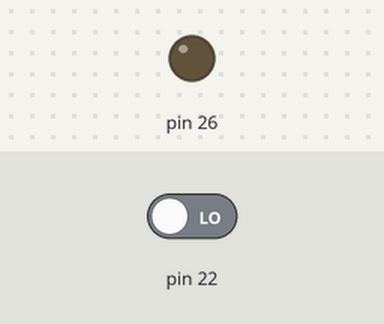
Recording of a sketch running on a simulated Arduino Mega 2560, built with avr-gcc and run on an emulated ATmega2560. Parts: output pins drawn as LEDs (lit = HIGH). Dashed ring = blinking. Inputs (shaded band) come from the test bench; at power-on: pin 22 LOW.

Above: at 1.2 s.
1.3 s: pin 22 driven HIGH
At 4.2 s:
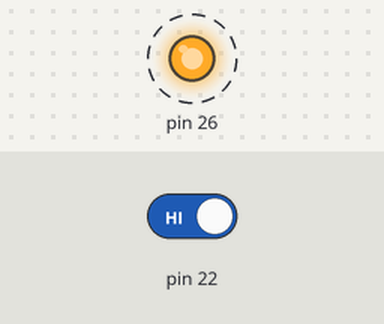
4.3 s: pin 22 driven LOW
At 5.1 s:
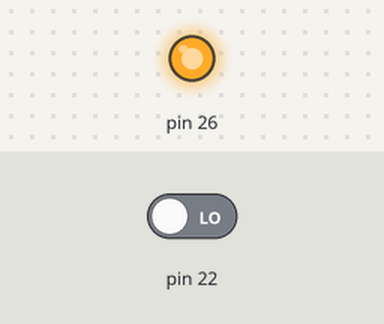
Timing chart, 0 to 7.3 s (numbered marks = the images above; inputs shaded):
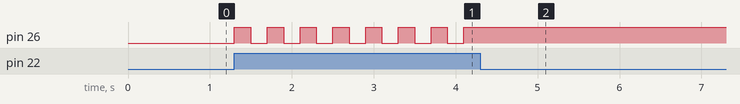

Measured:
- after the input at 1.3 s, pin 26: alternates HIGH for 0.20 s and LOW for 0.20 s, starting at once
- after the input at 4.3 s, pin 26: stops changing and stays HIGH

The sketch:

Uebung_2.ino
```cpp
int led = 26;
int button = 22;

void setup() {
  DDRA |= (1 << DDA4);
  //pinMode(led, OUTPUT);
  DDRA &= ~ (1 << DDA0);
  //pinMode(button, INPUT);

}

void loop() {
  //if(digitalRead(button) == HIGH){
  //  digitalWrite(led, !digitalRead(led));

  if(PINA & (1 << PA0)){
    PORTA ^= (1 << PA4);
    delay(200);
  }

}
```
